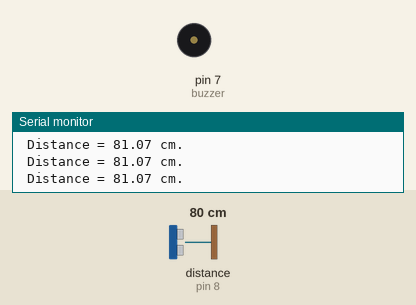
Recording of a sketch running on a simulated Arduino Uno, built with avr-gcc and run on an emulated ATmega328P. Parts: buzzer (waves = sounding, pin HIGH), the last lines printed to the serial monitor. Wiring (inferred from the names in the program): ultrasonic range finder: trigger pin 12; echo pin 8. Inputs (shaded band) come from the test bench; at power-on: distance to the obstacle (sensor on pin 8) 80 cm. The echo pulse lasts 58.3 µs per cm; pins used as bus, display or sensor lines are not drawn.

Above: at 1.2 s.
1.3 s: distance to the obstacle (sensor on pin 8) set to 52 cm
4.3 s: distance to the obstacle (sensor on pin 8) set to 45 cm
At 5.1 s:
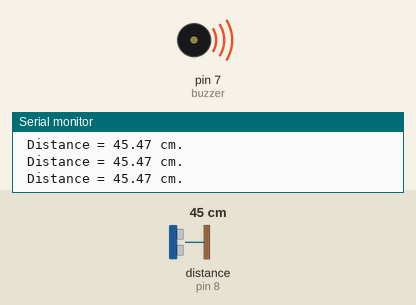
5.8 s: distance to the obstacle (sensor on pin 8) set to 60 cm
At 6.5 s:
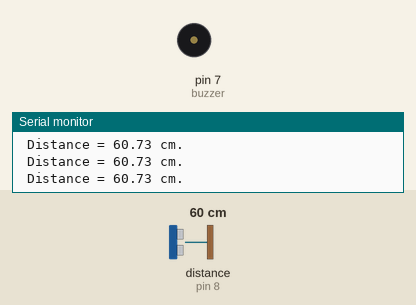
7.3 s: distance to the obstacle (sensor on pin 8) set to 2 cm
At 8.1 s:
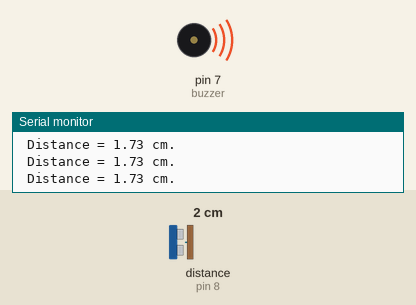
Timing chart, 0 to 9.8 s (numbered marks = the images above; inputs shaded):
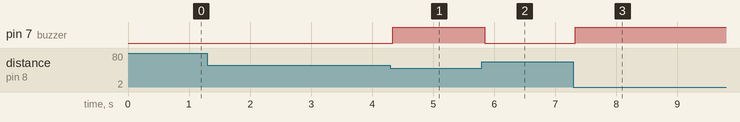

The sketch:

ultrasound1.ino
```cpp
int signalpin = 12 ;
int echopin = 8 ;
int buzzer = 7 ;

void setup(){

	Serial.begin(9600);
	pinMode(signalpin, OUTPUT);
  	pinMode(echopin, INPUT);
  pinMode(buzzer, OUTPUT);

}

void loop(){
	//output signal pulse
  digitalWrite(signalpin, LOW);
  delayMicroseconds(2);
  digitalWrite(signalpin,HIGH);
  delayMicroseconds(10);
  digitalWrite(signalpin,LOW);

  float distance = pulseIn(echopin , HIGH);
	distance = (distance/2)*0.0349 ;
  Serial.println((String)" Distance = "+distance+" cm.");

  if (distance <50){
  	digitalWrite(buzzer,HIGH);
  }
  else{
    digitalWrite(buzzer,LOW);
  }
}
```

Measured:
- the behaviour switches between 50 and 49 cm on distance to the obstacle (sensor on pin 8) (found by bisection; images 0 and 1)
- after the input at 4.3 s, pin 7 (buzzer): LOW → HIGH at once
- after the input at 5.8 s, pin 7 (buzzer): HIGH → LOW after 0.05 s
- after the input at 7.3 s, pin 7 (buzzer): LOW → HIGH at once
